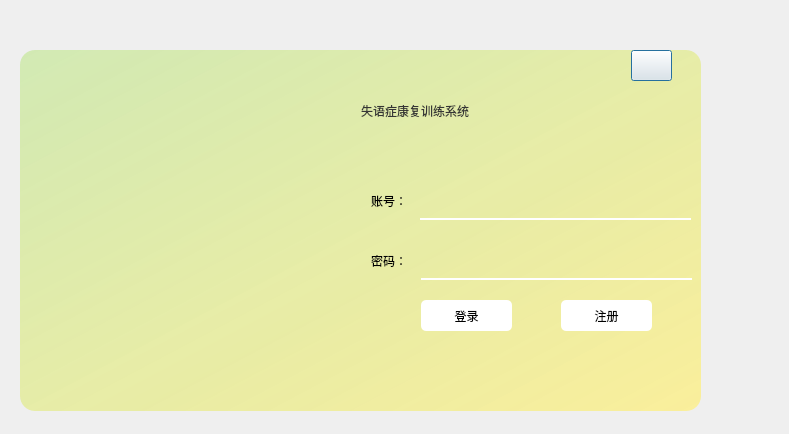
<?xml version="1.0" encoding="UTF-8"?>
<ui version="4.0">
 <class>Dialog</class>
 <widget class="QDialog" name="Dialog">
  <property name="geometry">
   <rect>
    <x>0</x>
    <y>0</y>
    <width>789</width>
    <height>434</height>
   </rect>
  </property>
  <property name="windowTitle">
   <string>Dialog</string>
  </property>
  <widget class="QFrame" name="frame">
   <property name="geometry">
    <rect>
     <x>20</x>
     <y>50</y>
     <width>681</width>
     <height>361</height>
    </rect>
   </property>
   <property name="sizePolicy">
    <sizepolicy hsizetype="Expanding" vsizetype="Expanding">
     <horstretch>0</horstretch>
     <verstretch>0</verstretch>
    </sizepolicy>
   </property>
   <property name="minimumSize">
    <size>
     <width>681</width>
     <height>361</height>
    </size>
   </property>
   <property name="styleSheet">
    <string notr="true">#frame{
    border-radius:15px;
	background-color: qlineargradient(spread:pad, x1:0, y1:0, x2:1, y2:1, stop:0 rgba(202, 232, 164, 202), stop:1 rgba(255, 238, 112, 169));
}
</string>
   </property>
   <property name="frameShape">
    <enum>QFrame::StyledPanel</enum>
   </property>
   <property name="frameShadow">
    <enum>QFrame::Raised</enum>
   </property>
   <layout class="QHBoxLayout" name="horizontalLayout">
    <property name="spacing">
     <number>0</number>
    </property>
    <property name="leftMargin">
     <number>0</number>
    </property>
    <property name="topMargin">
     <number>0</number>
    </property>
    <property name="rightMargin">
     <number>0</number>
    </property>
    <property name="bottomMargin">
     <number>0</number>
    </property>
    <item>
     <widget class="QWidget" name="widget" native="true">
      <property name="sizePolicy">
       <sizepolicy hsizetype="Expanding" vsizetype="Expanding">
        <horstretch>0</horstretch>
        <verstretch>0</verstretch>
       </sizepolicy>
      </property>
      <widget class="QLabel" name="label">
       <property name="geometry">
        <rect>
         <x>60</x>
         <y>40</y>
         <width>241</width>
         <height>311</height>
        </rect>
       </property>
       <property name="styleSheet">
        <string notr="true">border-image: url(:/images/back.png);</string>
       </property>
       <property name="text">
        <string/>
       </property>
      </widget>
     </widget>
    </item>
    <item>
     <widget class="QWidget" name="widget_2" native="true">
      <property name="sizePolicy">
       <sizepolicy hsizetype="Expanding" vsizetype="Expanding">
        <horstretch>0</horstretch>
        <verstretch>0</verstretch>
       </sizepolicy>
      </property>
      <widget class="QLabel" name="label_2">
       <property name="geometry">
        <rect>
         <x>0</x>
         <y>30</y>
         <width>261</width>
         <height>61</height>
        </rect>
       </property>
       <property name="styleSheet">
        <string notr="true">color: rgb(53, 53, 53);
font: 20pt &quot;黑体&quot;;</string>
       </property>
       <property name="text">
        <string>失语症康复训练系统</string>
       </property>
      </widget>
      <widget class="QPushButton" name="pushButton">
       <property name="geometry">
        <rect>
         <x>270</x>
         <y>0</y>
         <width>41</width>
         <height>31</height>
        </rect>
       </property>
       <property name="text">
        <string/>
       </property>
       <property name="icon">
        <iconset resource="PyQt-Sqlite-Project-CURD-master/image/background/res.qrc">
         <normaloff>:/images/cha.png</normaloff>:/images/cha.png</iconset>
       </property>
       <property name="iconSize">
        <size>
         <width>30</width>
         <height>30</height>
        </size>
       </property>
      </widget>
      <widget class="QLabel" name="label_3">
       <property name="geometry">
        <rect>
         <x>59</x>
         <y>120</y>
         <width>271</width>
         <height>50</height>
        </rect>
       </property>
       <property name="minimumSize">
        <size>
         <width>200</width>
         <height>50</height>
        </size>
       </property>
       <property name="styleSheet">
        <string notr="true">border:none;
border-bottom:2px solid white;
background-color: rgba(255, 255, 255,0);</string>
       </property>
       <property name="text">
        <string/>
       </property>
      </widget>
      <widget class="QPushButton" name="pushButton_2">
       <property name="geometry">
        <rect>
         <x>60</x>
         <y>250</y>
         <width>91</width>
         <height>31</height>
        </rect>
       </property>
       <property name="minimumSize">
        <size>
         <width>0</width>
         <height>0</height>
        </size>
       </property>
       <property name="styleSheet">
        <string notr="true">QPushButton{
color:rgb(0, 0, 0);
background-color:rgb(255,255,255);
border:lpx solid white;
border-radius :5px;
}
QPushButton:hover{

background-color:qlineargradient(spread:pad, x1:0, y1:0, x2:1, y2:1, stop:0 rgba(202, 232, 164, 202), stop:1 rgba(255, 238, 112, 169));
}
QPushButton:pressed{
padding-left:5px;
padding-top:5px;
}</string>
       </property>
       <property name="text">
        <string>登录</string>
       </property>
      </widget>
      <widget class="QLabel" name="label_4">
       <property name="geometry">
        <rect>
         <x>60</x>
         <y>180</y>
         <width>271</width>
         <height>50</height>
        </rect>
       </property>
       <property name="minimumSize">
        <size>
         <width>200</width>
         <height>50</height>
        </size>
       </property>
       <property name="styleSheet">
        <string notr="true">border:none;
border-bottom:2px solid white;
background-color: rgba(255, 255, 255,0);</string>
       </property>
       <property name="text">
        <string/>
       </property>
      </widget>
      <widget class="QLabel" name="label_5">
       <property name="geometry">
        <rect>
         <x>10</x>
         <y>140</y>
         <width>51</width>
         <height>21</height>
        </rect>
       </property>
       <property name="styleSheet">
        <string notr="true">font: 14pt &quot;宋体&quot;;
</string>
       </property>
       <property name="text">
        <string>账号：</string>
       </property>
      </widget>
      <widget class="QLabel" name="label_6">
       <property name="geometry">
        <rect>
         <x>10</x>
         <y>200</y>
         <width>51</width>
         <height>21</height>
        </rect>
       </property>
       <property name="styleSheet">
        <string notr="true">font: 14pt &quot;宋体&quot;;
</string>
       </property>
       <property name="text">
        <string>密码：</string>
       </property>
      </widget>
      <widget class="QPushButton" name="pushButton_3">
       <property name="geometry">
        <rect>
         <x>200</x>
         <y>250</y>
         <width>91</width>
         <height>31</height>
        </rect>
       </property>
       <property name="minimumSize">
        <size>
         <width>0</width>
         <height>0</height>
        </size>
       </property>
       <property name="styleSheet">
        <string notr="true">QPushButton{
color:rgb(0, 0, 0);
background-color:rgb(255,255,255);
border:lpx solid white;
border-radius :5px;
}
QPushButton:hover{

background-color:qlineargradient(spread:pad, x1:0, y1:0, x2:1, y2:1, stop:0 rgba(202, 232, 164, 202), stop:1 rgba(255, 238, 112, 169));
}
QPushButton:pressed{
padding-left:5px;
padding-top:5px;
}</string>
       </property>
       <property name="text">
        <string>注册</string>
       </property>
      </widget>
     </widget>
    </item>
   </layout>
  </widget>
 </widget>
 <resources>
  <include location="PyQt-Sqlite-Project-CURD-master/image/background/res.qrc"/>
 </resources>
 <connections/>
</ui>
